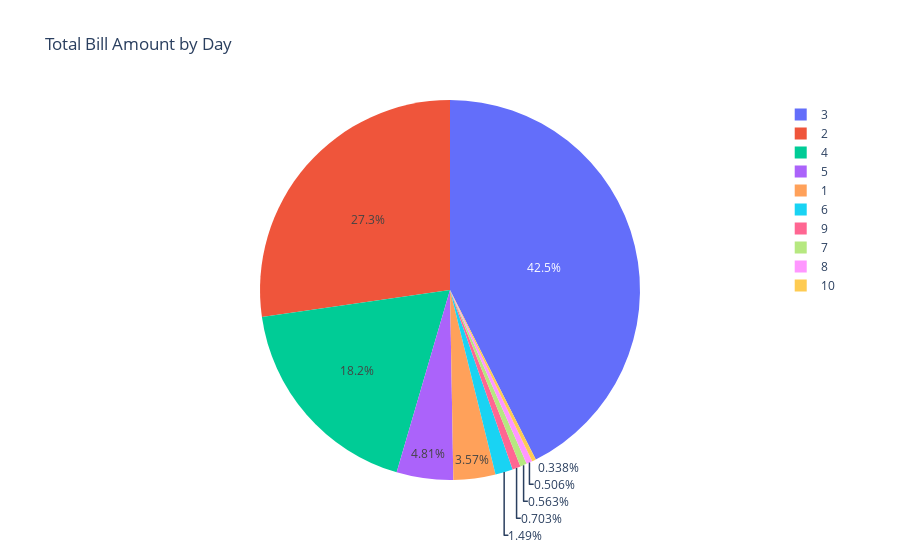

The notebook cell this image was saved under:
### Code cell
fig = px.pie(df, names='bedRoom', title='Total Bill Amount by Day')

# Show the plot
fig.show()

### Figure 1 — Plotly figure (JSON) as saved in the notebook; plotly's stock layout.template omitted (floating-point values rounded to 4 significant figures; data arrays with more than 128 entries replaced by an {"elided": "..."} marker saying what was removed)
{"data": [{"domain": {"x": [0, 1], "y": [0, 1]}, "hovertemplate": "bedRoom=%{label}<extra></extra>", "labels": {"elided": "3554 float values"}, "legendgroup": "", "name": "", "showlegend": true, "type": "pie"}], "layout": {"legend": {"tracegroupgap": 0}, "title": {"text": "Total Bill Amount by Day"}}}
